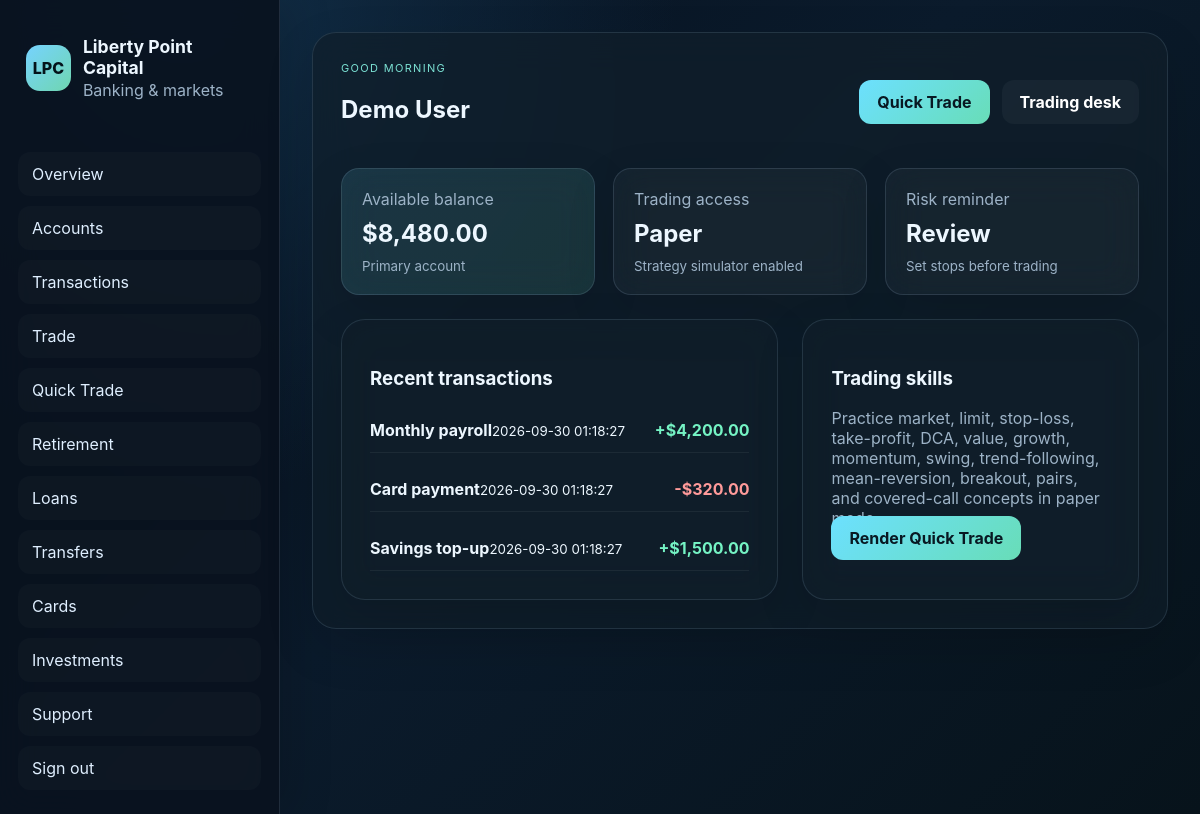
The app's page /dashboard (signed in) with its own data.
### tables this page shows
CREATE TABLE IF NOT EXISTS `accounts` (
  `id` INT UNSIGNED NOT NULL AUTO_INCREMENT,
  `user_id` INT UNSIGNED NOT NULL,
  `account_number` VARCHAR(40) NOT NULL,
  `account_type` VARCHAR(40) NOT NULL,
  `balance` DECIMAL(18,2) NOT NULL DEFAULT 0.00,
  `currency` CHAR(3) NOT NULL DEFAULT 'USD',
  `status` VARCHAR(30) NOT NULL DEFAULT 'active',
  `is_primary` TINYINT UNSIGNED NOT NULL DEFAULT 0,
  `created_at` TIMESTAMP NOT NULL DEFAULT CURRENT_TIMESTAMP,
  PRIMARY KEY (`id`),
  KEY `idx_user_id` (`user_id`),
  CONSTRAINT `fk_accounts_user` FOREIGN KEY (`user_id`) REFERENCES `users` (`id`) ON DELETE CASCADE
);

CREATE TABLE IF NOT EXISTS `transactions` (
  `id` INT UNSIGNED NOT NULL AUTO_INCREMENT,
  `user_id` INT UNSIGNED NOT NULL,
  `account_id` INT UNSIGNED NULL,
  `type` VARCHAR(40) NOT NULL,
  `amount` DECIMAL(18,2) NOT NULL,
  `currency` CHAR(3) NOT NULL DEFAULT 'USD',
  `direction` ENUM('inbound','outbound') NOT NULL,
  `description` VARCHAR(255) NOT NULL,
  `status` VARCHAR(30) NOT NULL DEFAULT 'completed',
  `created_at` TIMESTAMP NOT NULL DEFAULT CURRENT_TIMESTAMP,
  PRIMARY KEY (`id`),
  KEY `idx_transactions_user` (`user_id`),
  CONSTRAINT `fk_transactions_user` FOREIGN KEY (`user_id`) REFERENCES `users` (`id`) ON DELETE CASCADE
);

### controllers/DashboardController.php (called while the page is built, shortened)
<?php
final class DashboardController extends Controller
{
    public function index(): void
    {
        $user = (new UserModel())->getSummary((int) $_SESSION['user']['id']);
        $account = (new AccountModel())->getPrimary((int) $_SESSION['user']['id']);
        $transactions = (new TransactionModel())->recentByUser((int) $_SESSION['user']['id'], 8);
        $loans = (new LoanModel())->recentByUser((int) $_SESSION['user']['id']);
        $this->render('dashboard/index', [
            'user' => $user,
            'account' => $account,
            'transactions' => $transactions,
            'loans' => $loans,
            'formatMoney' => [Formatter::class, 'money'],
        ], 'app');
    }
}

### core/Router.php (called while the page is built, shortened)
<?php
final class Router
{
    public static function dispatch(): void
    {
        $path = trim((string) (parse_url($_SERVER['REQUEST_URI'] ?? '/', PHP_URL_PATH) ?: '/'), '/');
        $segments = $path === '' ? [] : explode('/', $path);
        $resource = strtolower($segments[0] ?? 'auth');
        $action = strtolower($segments[1] ?? 'index');
        $params = array_slice($segments, 2);
        if (in_array($resource, ['dashboard','accounts','transfer','cards','investments','support','admin','pension','trade','trading'], true) && count($segments) === 1) $action = 'index';
        $controller = new $controllerClass();
        $controller->{$action}(...$params);
    }
}

### public/index.php (called while the page is built, shortened)
<?php
require_once __DIR__ . '/../config/app.php';
require_once __DIR__ . '/../config/database.php';
spl_autoload_register(static function (string $class): void {
    $path = __DIR__ . '/../' . str_replace('\\', '/', substr($class, 4)) . '.php';
});
\App\Core\Router::dispatch();

### config/database.php (called while the page is built, shortened)
<?php
final class Database
{
    private static ?PDO $instance = null;
    public static function getInstance(): PDO
    {
        if (self::$instance instanceof PDO) {
            return self::$instance;
        }
        $dsn = sprintf('mysql:host=%s;dbname=%s;charset=utf8mb4', DB_HOST, DB_NAME);
        try {
            self::$instance = new PDO($dsn, DB_USER, DB_PASS, [
                PDO::ATTR_ERRMODE => PDO::ERRMODE_EXCEPTION,
                PDO::ATTR_DEFAULT_FETCH_MODE => PDO::FETCH_ASSOC,
                PDO::ATTR_EMULATE_PREPARES => false,
                PDO::ATTR_STRINGIFY_FETCHES => false,
            ]);
        } catch (PDOException $e) {
            throw new RuntimeException('Database connection failed.', 0, $e);
        }
        return self::$instance;
    }
}

### core/Model.php (called while the page is built, shortened)
<?php
abstract class Model
{
    public function __construct()
    {
        $this->db = Database::getInstance();
    }
}

### models/AccountModel.php (called while the page is built, shortened)
<?php
final class AccountModel extends Model
{
    public function getPrimary(int $userId): ?array
    {
        $stmt = $this->db->prepare('SELECT * FROM accounts WHERE user_id = :user_id ORDER BY is_primary DESC, created_at DESC LIMIT 1');
        $stmt->execute(['user_id' => $userId]);
        $account = $stmt->fetch();
        return $account ?: null;
    }
}

### models/TransactionModel.php (called while the page is built, shortened)
<?php
final class TransactionModel extends Model
{
    public function recentByUser(int $userId, int $limit = 10): array
    {
        $stmt = $this->db->prepare(
            'SELECT * FROM transactions WHERE user_id = :user_id ORDER BY created_at DESC LIMIT :limit'
        );
        $stmt->bindValue('user_id', $userId, \PDO::PARAM_INT);
        $stmt->bindValue('limit', $limit, \PDO::PARAM_INT);
        $stmt->execute();
        return $stmt->fetchAll();
    }
}

### views/dashboard/index.php (the view, shortened to what this page needs)
<?php
$userName = $_SESSION['user']['full_name'] ?? 'Customer';
$accountBalance = $account['balance'] ?? 0;
?>
<section class="dashboard-overview"><div class="topbar"><div><p class="eyebrow">Good morning</p><h2><?= htmlspecialchars($userName, ENT_QUOTES, 'UTF-8'); ?></h2></div><div class="inline-actions"><a href="/trade/quick" class="primary-button">Quick Trade</a><a href="/trade" class="secondary-button">Trading desk</a></div></div>
<div class="stats-grid"><article class="stat-card primary"><span>Available balance</span><strong>$<?= htmlspecialchars(number_format((float) $accountBalance, 2), ENT_QUOTES, 'UTF-8'); ?></strong><small>Primary account</small></article><article class="stat-card"><span>Trading access</span><strong>Paper</strong><small>Strategy simulator enabled</small></article><article class="stat-card"><span>Risk reminder</span><strong>Review</strong><small>Set stops before trading</small></article></div>
<div class="content-split"><section class="panel"><h3>Recent transactions</h3><ul class="transaction-list"><?php foreach (($transactions ?? []) as $transaction): ?><li><div><strong><?= htmlspecialchars($transaction['description'] ?? 'Transaction', ENT_QUOTES, 'UTF-8'); ?></strong><small><?= htmlspecialchars($transaction['created_at'] ?? '', ENT_QUOTES, 'UTF-8'); ?></small></div><span class="amount <?= ($transaction['direction'] ?? 'outbound') === 'inbound' ? 'positive' : 'negative'; ?>"><?= ($transaction['direction'] ?? 'outbound') === 'inbound' ? '+' : '-'; ?>$<?= htmlspecialchars(number_format((float) ($transaction['amount'] ?? 0), 2), ENT_QUOTES, 'UTF-8'); ?></span></li><?php endforeach; ?></ul></section><section class="panel"><h3>Trading skills</h3><p class="muted">Practice market, limit, stop-loss, take-profit, DCA, value, growth, momentum, swing, trend-following, mean-reversion, breakout, pairs, and covered-call concepts in paper mode.</p><a href="/trade/quick" class="primary-button">Render Quick Trade</a></section></div></section>

### core/Controller.php (shortened to what this page needs)
<?php
abstract class Controller
{
    protected function render(string $view, array $data = [], string $layout = 'app'): void
    {
        extract($data, EXTR_SKIP);
        $viewFile = APP_BASE_PATH . '/views/' . $view . '.php';
        if ($layout) {
            $content = $this->capture($viewFile, $data);
            require APP_BASE_PATH . '/views/layouts/' . $layout . '.php';
            return;
        }
    }
    protected function capture(string $file, array $data): string
    {
        extract($data, EXTR_SKIP);
        require $file;
        return ob_get_clean();
    }
}

### views/layouts/app.php (shortened to what this page needs)
<?php
$user = $_SESSION['user'] ?? null;
?>
<!doctype html>
<html lang="en">
<head>
    <link rel="stylesheet" href="/assets/css/styles.css">
    <link rel="stylesheet" href="/assets/css/fintech.css">
</head>
<body>
<div class="app-shell">
    <aside class="sidebar" aria-label="Primary navigation">
        <div class="brand"><div class="brand-mark">LPC</div><div><h1>Liberty Point Capital</h1><p>Banking & markets</p></div></div>
        <?php if ($user): ?><nav class="nav"><a href="/dashboard">Overview</a><a href="/accounts">Accounts</a><a href="/transactions">Transactions</a><a href="/trade">Trade</a><a href="/trade/quick">Quick Trade</a><a href="/pension">Retirement</a><a href="/loans">Loans</a><a href="/transfer">Transfers</a><a href="/cards">Cards</a><a href="/investments">Investments</a><a href="/support">Support</a><?php if ((int) ($user['role'] ?? 0) === 1): ?><a href="/admin">Admin</a><?php endif; ?><a href="/logout">Sign out</a></nav><?php endif; ?>
    </aside>
    <main class="main-content">
        <?= $content ?? ''; ?>
    </main>
</div>
</body>
</html>

### public/assets/css/styles.css (style rules this page uses)
body { margin: 0; font-family: Inter, "Segoe UI", sans-serif; background: linear-gradient(135deg, #06141f, #0d1d2b 30%, #08141a); color: #e8f1ff; }
* { box-sizing: border-box; }
a { color: inherit; text-decoration: none; }
.app-shell { display: flex; min-height: 100vh; }
.sidebar { width: 280px; background: rgba(9, 18, 31, 0.9); border-right: 1px solid rgba(128, 145, 170, 0.2); padding: 24px 18px; }
.brand { display: flex; align-items: center; gap: 12px; padding: 12px 8px 28px; }
.brand-mark, .auth-logo { width: 46px; height: 46px; border-radius: 14px; display: grid; place-items: center; font-weight: 800; background: linear-gradient(135deg, #76d3ff, #6fd6b0); color: #04131a; }
.brand h1, .auth-card h1 { margin: 0; font-size: 1.1rem; }
.brand p, .muted { color: #9db3c7; margin: 2px 0 0; }
.nav { display: flex; flex-direction: column; gap: 10px; margin-top: 24px; }
.nav a { padding: 12px 14px; border-radius: 12px; color: #dfefff; background: rgba(255,255,255,0.02); }
.main-content { flex: 1; padding: 32px; }
.dashboard-overview, .panel { background: rgba(16, 30, 42, 0.7); border: 1px solid rgba(120, 148, 173, 0.2); border-radius: 24px; padding: 28px; }
.topbar { display: flex; justify-content: space-between; align-items: center; margin-bottom: 24px; }
.eyebrow { text-transform: uppercase; letter-spacing: .12em; color: #7be0d3; font-size: 11px; margin: 0 0 8px; }
.inline-actions { display: flex; gap: 12px; }
.primary-button, .secondary-button, button { border: none; border-radius: 12px; padding: 12px 18px; font-weight: 700; cursor: pointer; }
.primary-button, button { background: linear-gradient(135deg, #6ce0ff, #68ddb7); color: #081822; }
.secondary-button { background: rgba(255,255,255,0.04); color: white; }
.stats-grid { display: grid; grid-template-columns: repeat(3, minmax(180px, 1fr)); gap: 18px; margin-bottom: 24px; }
.stat-card { background: rgba(255,255,255,0.03); border: 1px solid rgba(139, 163, 188, 0.2); border-radius: 18px; padding: 20px; }
.stat-card.primary { background: linear-gradient(135deg, rgba(108, 224, 255, 0.12), rgba(104, 221, 183, 0.12)); }
.stat-card span, .stat-card small { display: block; color: #9db3c7; }
.stat-card strong { display: block; font-size: clamp(1.5rem, 2vw, 2.2rem); margin: 10px 0; }
.content-split { display: grid; grid-template-columns: 1.3fr 1fr; gap: 24px; }
.transaction-list { list-style: none; padding: 0; margin: 0; display: flex; flex-direction: column; gap: 14px; }
.transaction-list li { display: flex; align-items: center; justify-content: space-between; gap: 12px; padding: 12px 0; border-bottom: 1px solid rgba(255,255,255,0.06); }
.amount { font-weight: 700; }
.amount.positive { color: #75f3c4; }
.amount.negative { color: #ff9a9a; }

### public/assets/css/fintech.css (style rules this page uses)
:root { --bg:#07111f; --surface:rgba(17,31,49,.78); --line:rgba(154,190,220,.18); --accent:#7ce7d1; --accent2:#80cfff; --text:#edf7ff; --muted:#9bb0c4; }
body { min-height:100vh; background:radial-gradient(circle at 15% 0%,#12304a 0,transparent 38%),linear-gradient(135deg,#06101d,#0b1b2c 48%,#07131b); color:var(--text); }
.sidebar { backdrop-filter:blur(18px); box-shadow:12px 0 40px rgba(0,0,0,.14); }
.panel,.dashboard-overview,.stat-card,.account-card { backdrop-filter:blur(18px); box-shadow:0 18px 50px rgba(0,0,0,.12); }
button,.primary-button { transition:transform .18s ease,box-shadow .18s ease,filter .18s ease; }

### records on screen
accounts: balance "8,480.00"
transactions: description "Monthly payroll", created_at "2026-09-30 01:18:27", amount "4,200.00"
transactions: description "Card payment", created_at "2026-09-30 01:18:27", amount "320.00"
transactions: description "Savings top-up", created_at "2026-09-30 01:18:27", amount "1,500.00"

### other values on screen
$userName "Demo User"
